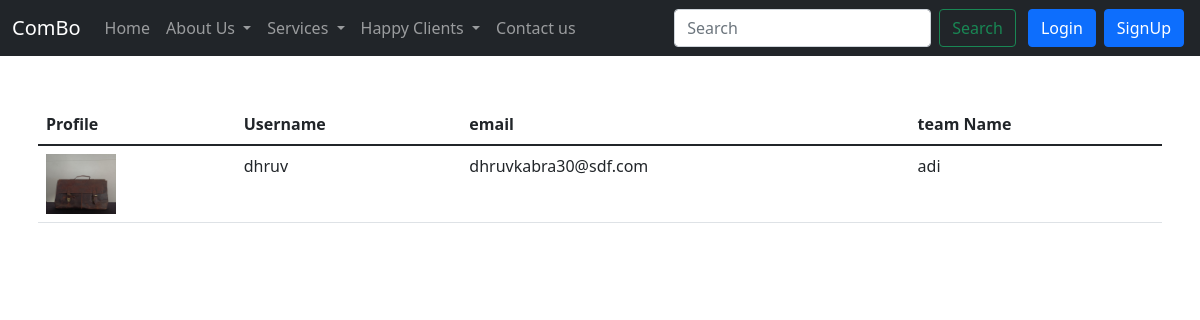
Page /allmembers on the committed database.
### login/models.py (models this page shows, shortened)
class userInfo(models.Model):
    sno=models.AutoField
    userName=models.CharField(max_length=70)
    email=models.CharField(max_length=50)
    phone=models.BigIntegerField(default=0)
    teamName=models.CharField(max_length=20)
    dateOfBirth=models.CharField(max_length=30)
    profilePic=models.ImageField(upload_to="profilePic")
    idProof=models.ImageField(upload_to="idProof")
    pass1=models.CharField(max_length=40)
    pass2=models.CharField(max_length=40)

### login/views.py (the view)
# urls.py: path('allmembers',views.allmembers,name='allmembers'),
def allmembers(request):
    memberquery=userInfo.objects.all().order_by('teamName').values('userName','email','teamName','profilePic')
    return render(request,'login/allmembers.html',{"allmember":memberquery})

### login/templates/login/allmembers.html (shortened to what this page needs)
{% extends 'login/basic.html' %}
{% block body %}
<div class="container my-5 px-2">
    <table class="table">
        <thead>
      <tr>
        <th>Profile</th>
        <th>Username</th>
        <th>email</th>
        <th>team Name</th>
      </tr>
    </thead>
    <tbody>
      {% for member in allmember %}
      <tr>
        <td><img src="/media/{{member.profilePic}}" width="70px" height="60px"></td>
        <td>{{member.userName}}</td>
        <td>{{member.email}}</td>
        <td>{{member.teamName}}</td>
      </tr>
      {% endfor %}
</tbody>
</table>
</div>
{% endblock body %}

### rows in the picture
userInfo: userName "dhruv", email "dhruvkabra30@sdf.com", teamName "adi"
